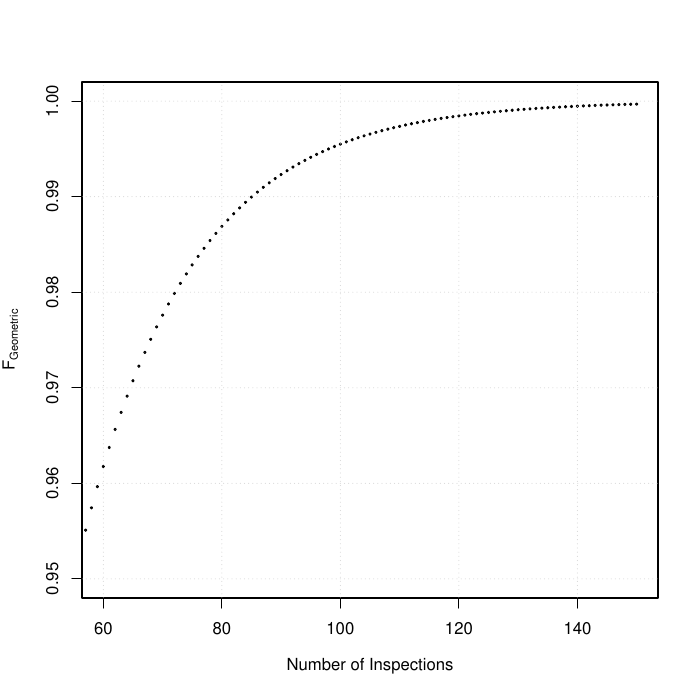

Reproduce this figure in R.
#Save plot as a pdf file 
#pdf('steelBeltTire.pdf')


#par(mfrow=c(2,1))


mean = 36500
stdev=  4000
  
#x        = seq(16500, 54500, by=500)
#densFunc = dnorm(x,mean=mean, sd=stdev)
#distFunc = pnorm(x,mean=mean, sd=stdev)



#plot(x, distFunc, main='', 
#     xlim=c(0.00, 9.00), ylim=c(0,+1), 
#     ylab=expression("F"[Normal]), 
#     xlab="Number of Miles", 
#     cex.axis=0.7, cex.main= 0.7, cex.lab=0.7, 
#     cex=0.7, pch=1, col='black', bg='red')
#lines(x, distFunc, lwd=1, type="l", col="black")
#grid()
#ytick    = seq(0, 1, by=0.1)  
#tickMark = c(ytick) 
#axis(2, at=tickMark, cex.axis=0.7, cex.main= 0.7)
#xtick    = seq(16500, 56500, by=1000)  
#tickMark = c(xtick) 
#axis(1, at=tickMark, cex.axis=0.7, cex.main= 0.7)



x        = seq(29100, 29500, by=1)
distFunc = pnorm(x,mean=mean, sd=stdev)
for (i in 1:length(x))
{
if(distFunc[i] > 0.03495 & distFunc[i] < 0.0351)
{ print( c(x[i], distFunc[i]), quote=FALSE)}
}
29252


#what percent of the tire
#print('percent of return for 30000 :')
#print( pnorm(30000,36500,4000) )

#print('percent of return for 28000 :')
#print( pnorm(28000,36500,4000) )
#print('percent of NOT return for 30000 :')
#print( pnorm(28000,36500,4000, lower=FALSE) )




x     = seq(1, 150, by=1)
Fgeom = pgeom(x, 0.0521)
plot(x, Fgeom, xlim=c(60, 150), ylim=c(0.95,1.0), 
     xlab=expression('Number of Inspections'), 
     ylab=expression('F'[Geometric]), 
     pch=1, col='black', cex=0.30)
#
grid()
#
#for (i in 1:length(x))
#{
#if(Fgeom[i] > 0.999 & Fgeom[i] < 1.0)
#{ print( c(x[i], Fgeom[i]), quote=FALSE)} 
#}
#xtick    = seq(50, 150, by=10)  
#tickMark = c(xtick) 
#axis(1, at=tickMark, cex.axis=0.7, cex.main= 0.7)






#par(new=TRUE)
N = 100
p = 0*seq(1, N, by=1)
ns= seq(1, N, by=1)
p = (ns*2.00 + (N-ns)*1.00 - N*1.40)
#plot(ns, p, pch=1, cex=0.25, xlim=c(0,100), ylim=c(0,75))
#grid()
#for (i in 1:length(p))
#{ print( c(ns[i], p[i]), quote=FALSE ) } 


N = 45
p = 0*seq(1, N, by=1)
ns= seq(1, N, by=1)
p = (ns*2.00 + (N-ns)*1.00 - N*1.40)
#plot(ns, p, pch=2, cex=0.25, xlim=c(0,100), ylim=c(0,75))


N = 50
p = 0*seq(1, N, by=1)
ns= seq(1, N, by=1)
p = (ns*2.00 + (N-ns)*1.00 - N*1.40)
#plot(ns, p, pch=3, cex=0.25, xlim=c(0,100), ylim=c(0,75))
#xtick    = seq(0, 100, by=5)  
#tickMark = c(xtick) 
#axis(1, at=tickMark, cex.axis=0.7, cex.main= 0.7)

N = 85
p = 0*seq(1, N, by=1)
ns= seq(1, N, by=1)
p = (ns*2.00 + (N-ns)*1.00 - N*1.40)
#plot(ns, p, pch=4, cex=0.50, xlim=c(0,100), ylim=c(0,75))




#Return output to the terminal
#dev.off()